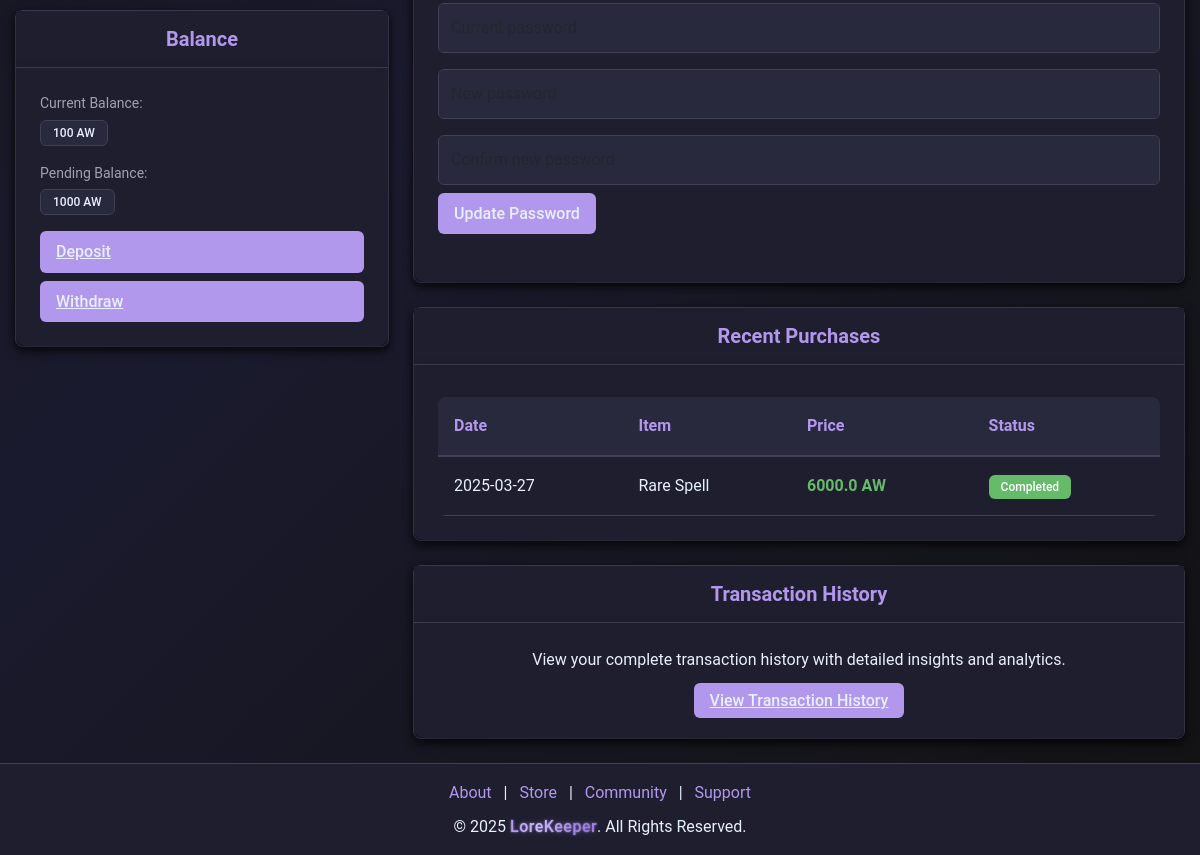
Before: /account (signed in, lower part) with the older database file.
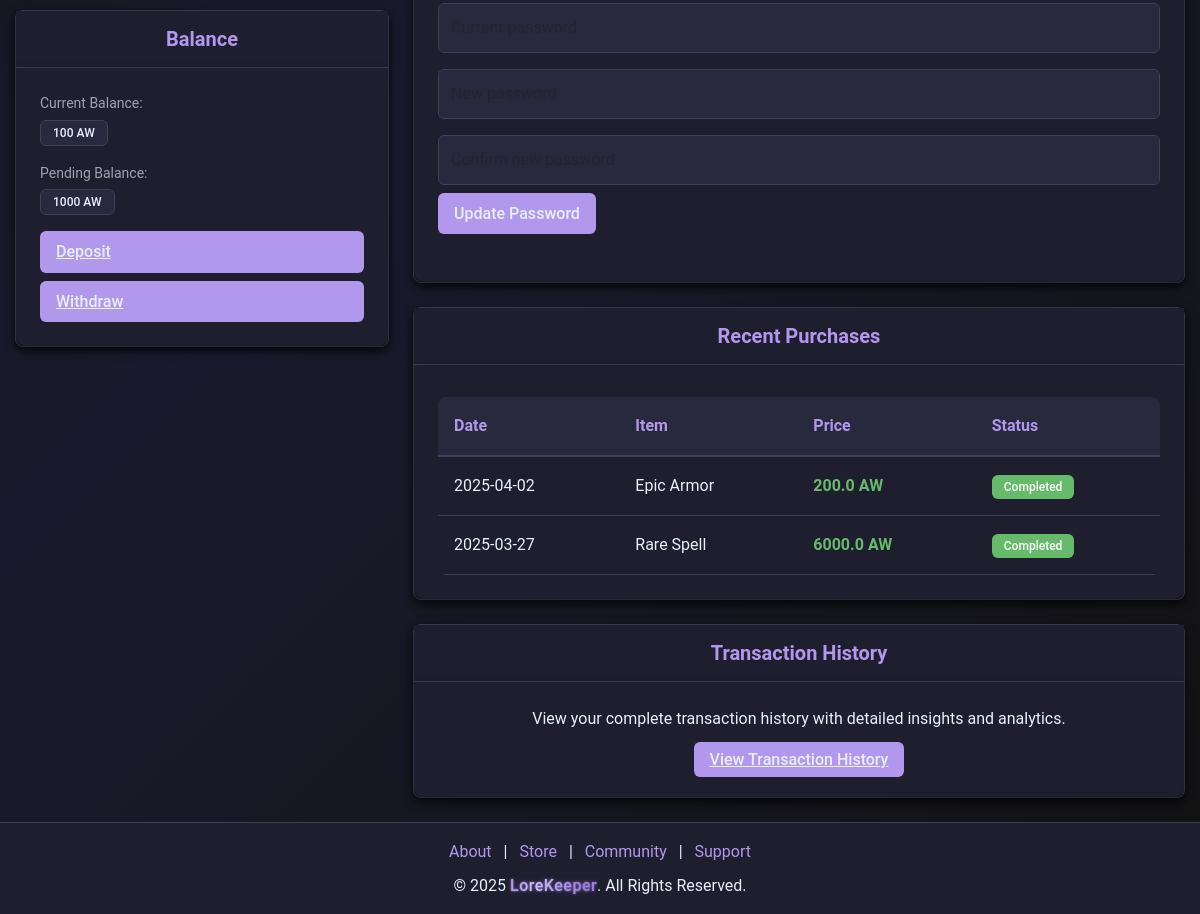
After: the same page with the newer database file.
### models.py (models this page shows)
class Purchase(db.Model):
    __tablename__ = "purchases"
    id = db.Column(db.Integer, primary_key=True)
    user_id = db.Column(
        db.Integer, db.ForeignKey("users.id"), nullable=False, index=True
    )
    item_id = db.Column(db.Integer, db.ForeignKey("items.id"), nullable=False)
    vendor_id = db.Column(db.Integer, db.ForeignKey("vendors.id"), nullable=False)
    quantity = db.Column(db.Integer, default=1)
    purchase_date = db.Column(db.DateTime, default=datetime.utcnow)
    total_price = db.Column(db.Float, nullable=False)
    user = db.relationship("User", back_populates="purchases")

### app.py (the view)
@app.route("/account", methods=["GET", "POST"])
def account():
    if not session.get("user_id"):
        return redirect(url_for("login"))
    user = User.query.get(session.get("user_id"))
    if not user:
        session.clear()
        return redirect(url_for("login"))
    purchases = (
        Purchase.query.filter_by(user_id=user.id)
        .order_by(Purchase.purchase_date.desc())
        .limit(5)
        .all()
    )
    for purchase in purchases:
        purchase.item_name = (
            Item.query.get(purchase.item_id).name if purchase.item_id else "N/A"
        )
        purchase.item_status = (
            "Completed"  # Or get from the actual status field if available
        )
    transactions = (
        SystemTransaction.query.filter(
            (SystemTransaction.sender_id == user.id)
            | (SystemTransaction.receiver_id == user.id)
        )
        .order_by(SystemTransaction.created_at.desc())
        .limit(10)
        .all()
    )
    for transaction in transactions:
        if transaction.sender_id > 0:
            sender = User.query.get(transaction.sender_id)
            transaction.sender_name = sender.username if sender else "Unknown"
        else:
            transaction.sender_name = (
                "System" if transaction.sender_id == SYSTEM_ID else "Payment Provider"
            )
        receiver = User.query.get(transaction.receiver_id)
        transaction.receiver_name = receiver.username if receiver else "Unknown"
    return render_template(
        "myaccount_template.html",
        purchases=purchases,
        transactions=transactions,
        user=user,
    )

### app.py (called while the page is built)
@app.after_request
def add_header(response):
    response.headers["Cache-Control"] = "no-store"
    return response

@app.before_request
def before_request():
    try:
        if session.get("user_id"):
            session.permanent = True
        else:
            getCookie()
    except Exception:
        session.clear()

### templates/myaccount_template.html (shortened to what this page needs)
{% extends "nav_footer_template.html" %}  {% block content %}
<div id="wrapper">
  <div class="container mt-5">
    <div class="row">
      <div class="col-md-4">
        <div class="account-card mb-4">
          <div class="card-header">
            <h3>Balance</h3>
          </div>
          <div class="card-body">
            <div class="balance-label">Current Balance:</div>
            <p class="mb-3">
              <span id="balance-field" class="badge bg-secondary"><span id="balance">100</span><span id="currency-code"> AW</span></span>
            </p>
            <div class="balance-label">Pending Balance:</div>
            <p class="mb-3">
              <span id="pending-balance-field" class="badge bg-secondary"><span id="pending-balance">1000</span><span id="currency-code"> AW</span></span>
            </p>
            <div class="d-grid gap-2">
              <a href="/checkout/deposit" class="admin-btn admin-btn-primary">Deposit</a>
              <a href="/store#subscriptions" class="admin-btn admin-btn-primary">Withdraw</a>
            </div>
          </div>
        </div>
      </div>
      <div class="col-md-8">
        <div class="account-card mb-4">
          <div class="card-body">
            <form class="account-form">
              <div class="mb-4">
                <input type="password" class="form-control" id="current-password" placeholder="Current password"/>
                <input type="password" class="form-control" id="new-password" placeholder="New password"/>
                <input type="password" class="form-control mb-2" id="confirm-password" placeholder="Confirm new password"/>
                <button type="button" class="admin-btn admin-btn-primary">Update Password</button>
              </div>
            </form>
          </div>
        </div>
        <div class="account-card mb-4">
          <div class="card-header">
            <h3>Recent Purchases</h3>
          </div>
          <div class="card-body">
            <div class="table-responsive">
              <table class="data-table">
                <thead>
                  <tr>
                    <th>Date</th>
                    <th>Item</th>
                    <th>Price</th>
                    <th>Status</th>
                  </tr>
                </thead>
                <tbody>
                  {% for purchase in purchases %}
                  <tr>
                    <td>{{ purchase.purchase_date.strftime('%Y-%m-%d') }}</td>
                    <td>{{ purchase.item_name }}</td>
                    <td><span class="amount-positive">{{ purchase.total_price }} AW</span></td>
                    <td><span class="badge bg-success">{{ purchase.item_status }}</span></td>
                  </tr>
                  {% endfor %}
                </tbody>
              </table>
            </div>
          </div>
        </div>
        <div class="account-card mb-4">
          <div class="card-header">
            <h3>Transaction History</h3>
          </div>
          <div class="card-body text-center">
            <p class="mb-3">View your complete transaction history with detailed insights and analytics.</p>
            <a href="/account/transactions" class="admin-btn admin-btn-primary">View Transaction History</a>
          </div>
        </div>
      </div>
    </div>
  </div>
</div>
{% endblock %}

Changed rows visible on the page:
added Purchase: purchase_date "2025-04-02", item_name "Epic Armor", total_price "200.0", item_status "Completed"
